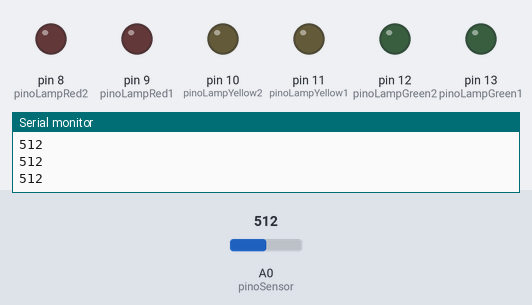
Bench run of a sketch on a simulated Arduino Uno, built with avr-gcc and run on an emulated ATmega328P. Parts: output pins drawn as LEDs (lit = HIGH), the last lines printed to the serial monitor. Inputs (shaded band) come from the test bench; at power-on: A0 (pinoSensor) = 512.

Above: at 1.2 s.
1.3 s: A0 (pinoSensor) set to 592
2.8 s: A0 (pinoSensor) set to 615
At 3.2 s:
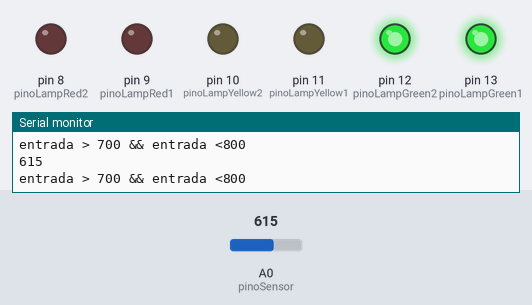
4.3 s: A0 (pinoSensor) set to 802
5.8 s: A0 (pinoSensor) set to 822
At 7.0 s:
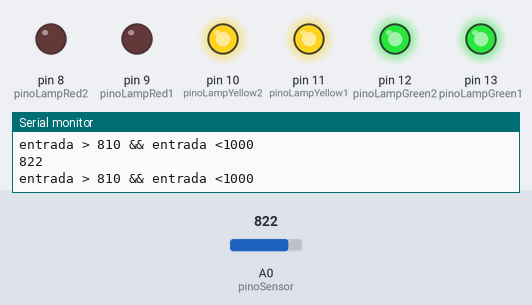
7.3 s: A0 (pinoSensor) set to 1002
8.8 s: A0 (pinoSensor) set to 1011
At 9.5 s:
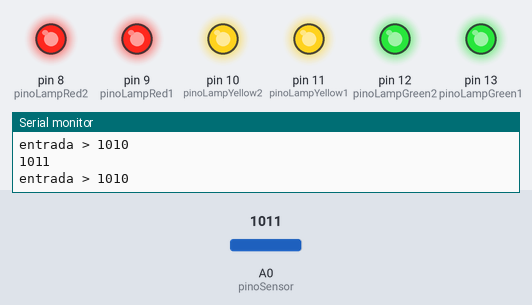
Timing chart, 0 to 11.3 s (numbered marks = the images above; inputs shaded):
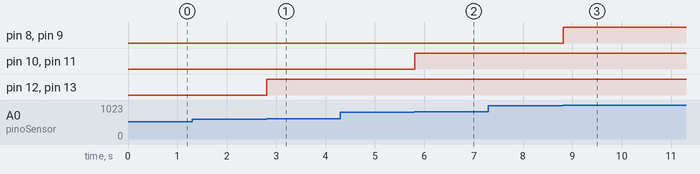

The sketch:

xiu.ino
```cpp
//Define os pinos digitais 7 e 8 para o sensor e a lâmpada, respectivamente
#define pinoSensor A0
#define pinoLampGreen1 13
#define pinoLampGreen2 12
#define pinoLampYellow1 11
#define pinoLampYellow2 10
#define pinoLampRed1 9
#define pinoLampRed2 8
//bool lampada = false; //variável que armazena o estado da lâmpada (true = ligada e false = desligada)
void setup() {
  //Define os pinos do sensor e da lâmpada como entrada e saída respectivamente
  Serial.begin(9600);
  pinMode(pinoSensor,INPUT);
  pinMode(pinoLampGreen1,OUTPUT);
  pinMode(pinoLampGreen2,OUTPUT);
  pinMode(pinoLampYellow1,OUTPUT);
  pinMode(pinoLampYellow2,OUTPUT);
  pinMode(pinoLampRed1,OUTPUT);
  pinMode(pinoLampRed2,OUTPUT);
}

void loop() {
  int entrada = analogRead(pinoSensor);
  Serial.println(entrada);

  if(entrada <= 500) {
    Serial.println("entrada <= 600");
    digitalWrite(pinoLampGreen1, LOW);
    digitalWrite(pinoLampGreen2, LOW);
    digitalWrite(pinoLampYellow1, LOW);
    digitalWrite(pinoLampYellow2, LOW);
    digitalWrite(pinoLampRed1, LOW);
    digitalWrite(pinoLampRed2, LOW);

  }else if (entrada > 600 && entrada <700) {
    // Se o valor de entrada for maior que 800, acende as lâmpadas verdes
    Serial.println("entrada > 700 && entrada <800");
    digitalWrite(pinoLampGreen1, HIGH);
    digitalWrite(pinoLampGreen2, HIGH);
    digitalWrite(pinoLampYellow1, LOW);
    digitalWrite(pinoLampYellow2, LOW);
    digitalWrite(pinoLampRed1, LOW);
    digitalWrite(pinoLampRed2, LOW);
  }
   else if (entrada > 810 && entrada <1000) {
    // Se o valor de entrada for entre 500 e 800, acende as lâmpadas amarelas
    Serial.println("entrada > 810 && entrada <1000");
    digitalWrite(pinoLampGreen1, HIGH);
    digitalWrite(pinoLampGreen2,  HIGH);
    digitalWrite(pinoLampYellow1, HIGH);
    digitalWrite(pinoLampYellow2, HIGH);
    digitalWrite(pinoLampRed1, LOW);
    digitalWrite(pinoLampRed2, LOW);
  }
  else if (entrada > 1010) {
    // Se o valor de entrada for menor que 500, acende as lâmpadas vermelhas
    Serial.println("entrada > 1010");
    digitalWrite(pinoLampGreen1,  HIGH);
    digitalWrite(pinoLampGreen2,  HIGH);
    digitalWrite(pinoLampYellow1,  HIGH);
    digitalWrite(pinoLampYellow2,  HIGH);
    digitalWrite(pinoLampRed1, HIGH);
    digitalWrite(pinoLampRed2, HIGH);
  }

  // Você pode adicionar um pequeno atraso para estabilizar as leituras
  delay(200);

}
```

Measured:
- the behaviour switches between 600 and 601 on A0 (pinoSensor) (found by bisection; images 0 and 1)
- the behaviour switches between 810 and 811 on A0 (pinoSensor) (found by bisection; images 1 and 2)
- the behaviour switches between 1010 and 1011 on A0 (pinoSensor) (found by bisection; images 2 and 3)
- after the input at 2.8 s, pin 12 (pinoLampGreen2), pin 13 (pinoLampGreen1): LOW → HIGH at once
- after the input at 5.8 s, pin 10 (pinoLampYellow2), pin 11 (pinoLampYellow1): LOW → HIGH at once
- after the input at 8.8 s, pin 8 (pinoLampRed2), pin 9 (pinoLampRed1): LOW → HIGH at once
